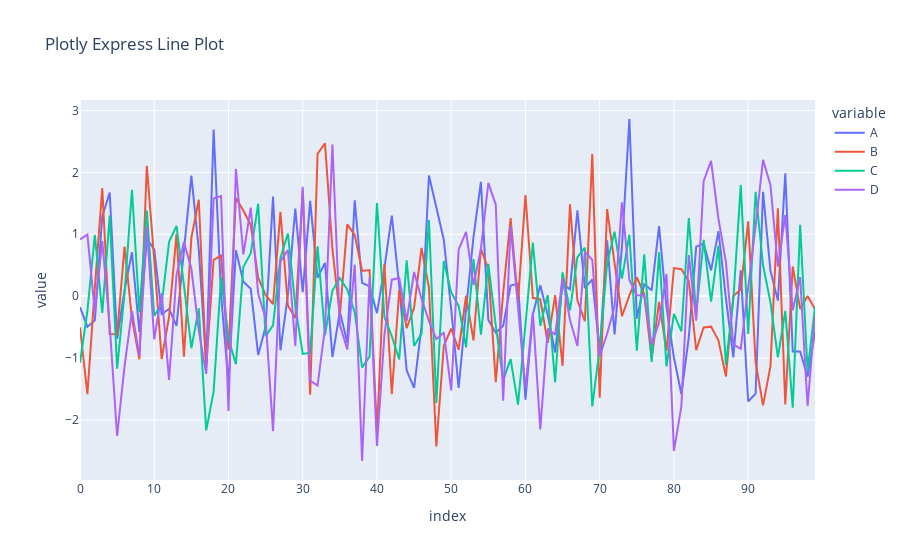

Write notebook code for a chart like this one.
### Code cell
import plotly.express as px
import pandas as pd
import numpy as np

df_1 = pd.DataFrame(np.random.randn(100, 4), columns=['A', 'B', 'C', 'D'])

fig = px.line(df_1, title='Plotly Express Line Plot')
fig.show()
